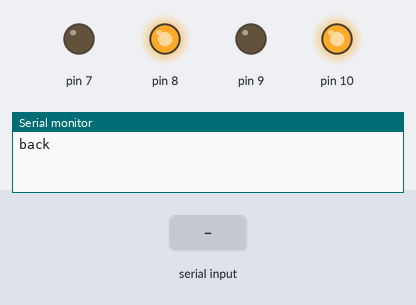
A sketch run on a simulated Arduino Uno, built with avr-gcc and run on an emulated ATmega328P. On the bench: output pins drawn as LEDs (lit = HIGH), the last lines printed to the serial monitor. Inputs (shaded band) come from the test bench.

Above: at 1.2 s.
1.3 s: "f" received over Serial
At 2.2 s:
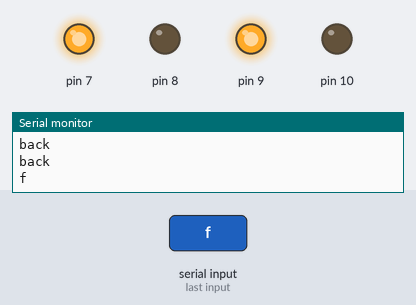
3.9 s: "r" received over Serial
At 4.13 s:
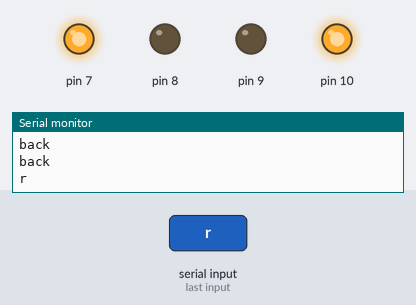
5.7 s: "l" received over Serial
At 5.99 s:
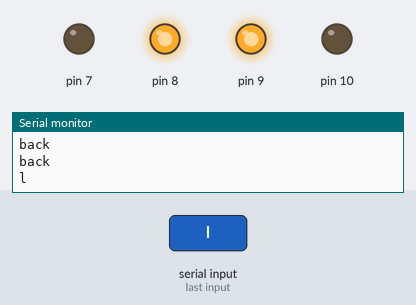
7.6 s: "1" received over Serial
At 7.77 s:
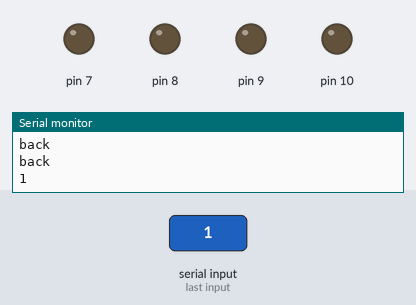
Timing chart, 0 to 10.3 s (numbered marks = the images above; inputs shaded):
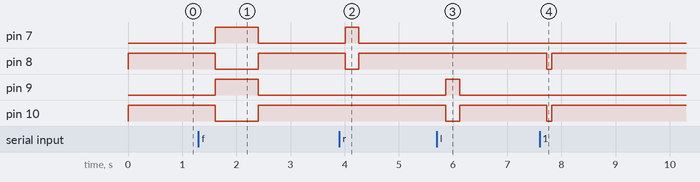

Measured:
- after the input at 1.3 s, pin 7, pin 9: LOW → HIGH after 0.31 s, → LOW 0.80 s later; pin 8, pin 10: HIGH → LOW after 0.31 s, → HIGH 0.80 s later
- after the input at 3.9 s, pin 7: LOW → HIGH after 0.11 s, → LOW 0.25 s later; pin 8: HIGH → LOW after 0.11 s, → HIGH 0.25 s later
- after the input at 5.7 s, pin 9: LOW → HIGH after 0.17 s, → LOW 0.25 s later; pin 10: HIGH → LOW after 0.17 s, → HIGH 0.25 s later
- after the input at 7.6 s, pin 8, pin 10: HIGH → LOW after 0.13 s, → HIGH 0.10 s later

The sketch:

mobile_robot_control_code.ino
```cpp
void setup() {
  Serial.begin(9600);
  pinMode(7,OUTPUT);
  pinMode(8,OUTPUT);

  pinMode(9,OUTPUT);
  pinMode(10,OUTPUT);
  // put your setup code here, to run once:

}

void loop() {
  char i;
  if(Serial.available())
  {
    i = Serial.read();
    Serial.flush();
  Serial.println(i);
  }
  if(i == 'f')
  {
  digitalWrite(7,HIGH);
  digitalWrite(8,LOW);

  digitalWrite(9,HIGH);
  digitalWrite(10,LOW);
  delay(800);
  Serial.println("For");
  }
  else if(i == 'r')
  {
  digitalWrite(7,HIGH);
  digitalWrite(8,LOW);

  digitalWrite(9,LOW);
  digitalWrite(10,HIGH);
  delay(250);
  Serial.println("right");
  }
  else if(i == 'l')
  {
  digitalWrite(7,LOW);
  digitalWrite(8,HIGH);

  digitalWrite(9,HIGH);
  digitalWrite(10,LOW);
  delay(250);

  Serial.println("left");
  }
  else if(i == 'b')
  {
  digitalWrite(8,HIGH);
  digitalWrite(7,LOW);

  digitalWrite(10,HIGH);
  digitalWrite(9,LOW);
  delay(800);
  Serial.println("back");
  }


  else
  {
  digitalWrite(7,LOW);
  digitalWrite(8,LOW);

  digitalWrite(9,LOW);
  digitalWrite(10,LOW);
  delay(100);
  Serial.println("stop");
  }

  // put your main code here, to run repeatedly:

}
```
